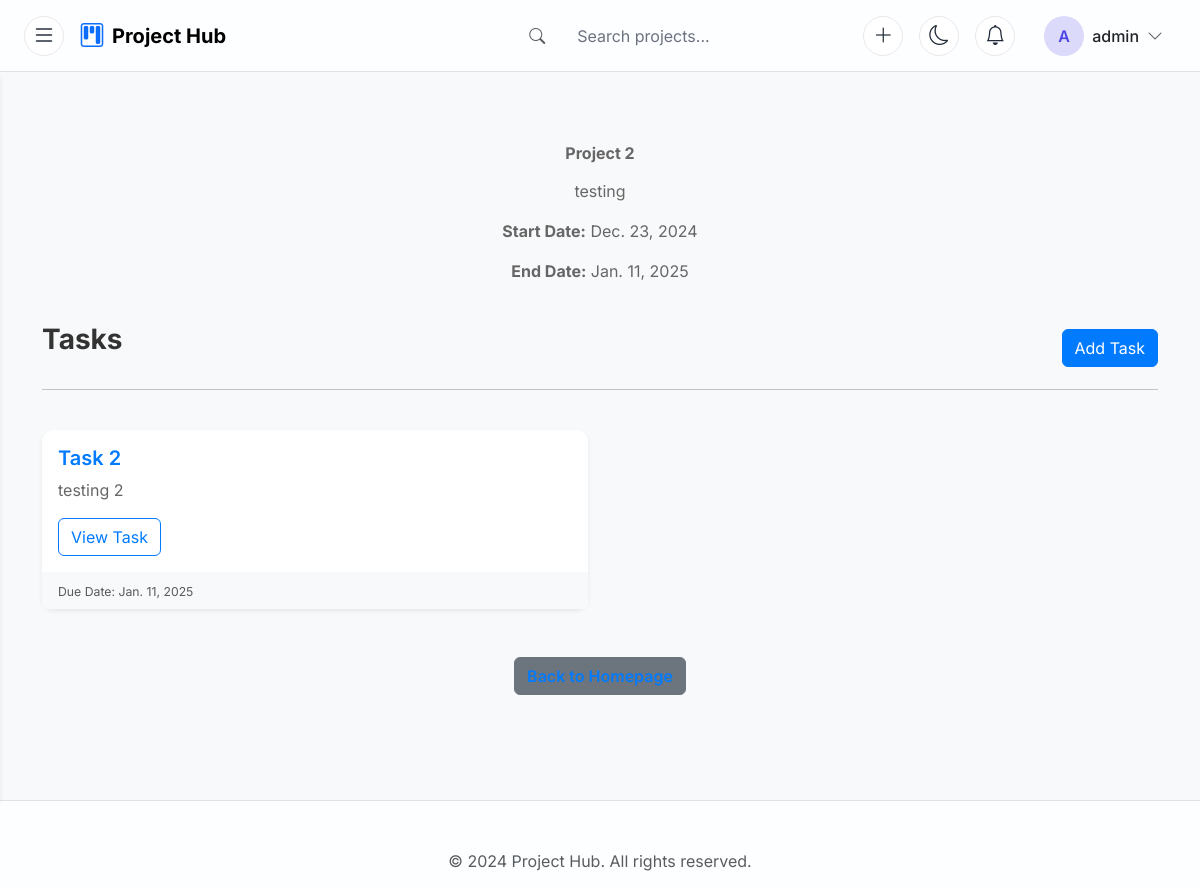
/projects/projects/2/ (signed in), run on an earlier commit of the app's database.
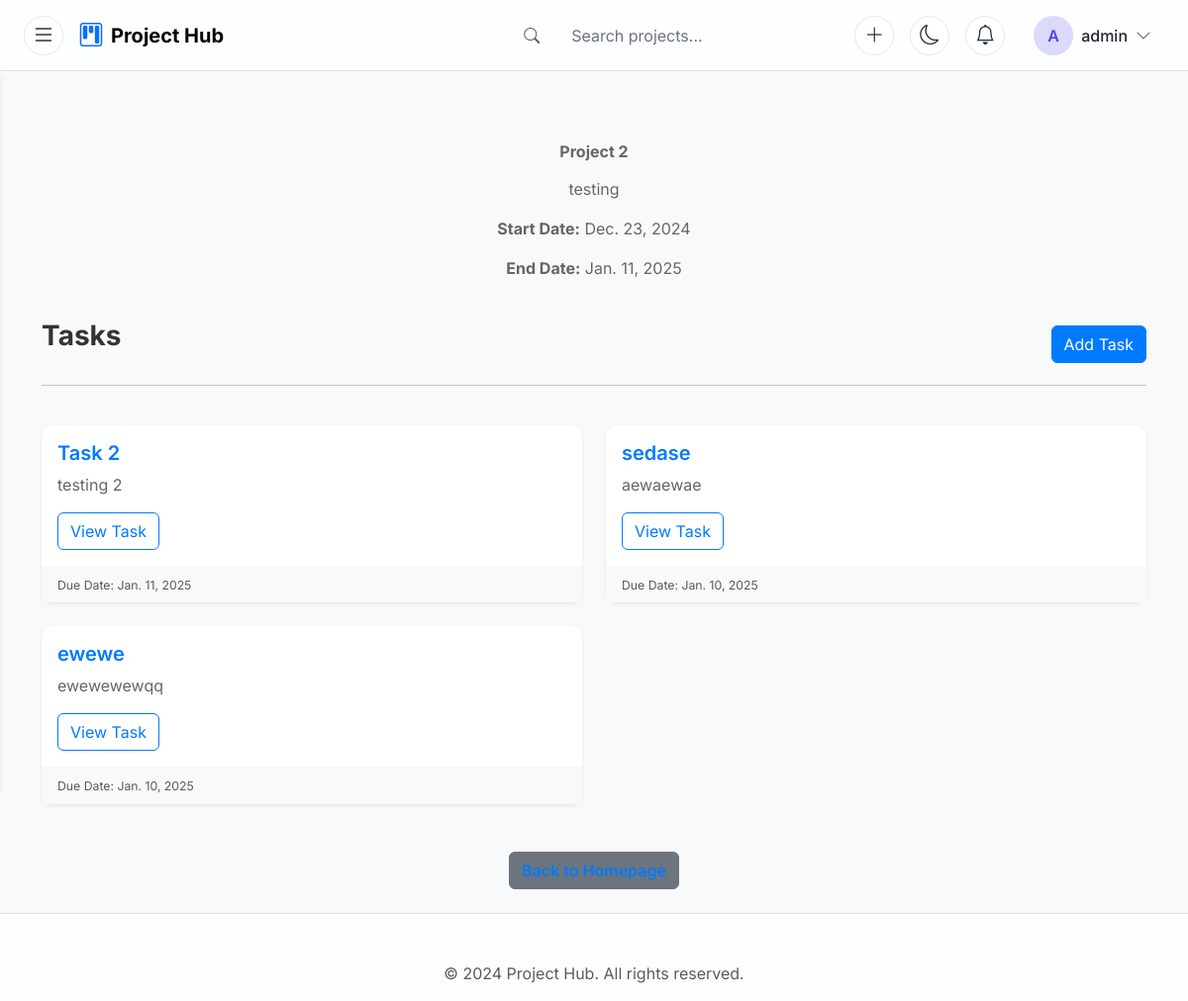
And on a later commit of the database.
### projects/models.py (models this page shows, shortened)
class Task(models.Model):
    project = models.ForeignKey(Project, on_delete=models.CASCADE, related_name='tasks')
    assigned_to = models.ForeignKey(User, on_delete=models.CASCADE, related_name='tasks')
    title = models.CharField(max_length=200)
    description = models.TextField()
    start_date = models.DateField()
    due_date = models.DateField()
    STATUS_CHOICES = [
        ('todo', 'To Do'),
        ('inprogress', 'In Progress'),
        ('done', 'Done'),
    ]
    status = models.CharField(max_length=20, choices=STATUS_CHOICES, default='todo')
    class Meta:
        unique_together = ('project', 'title')  # Prevent duplicate task titles within the same project

### projects/views.py (the view)
# urls.py: path('projects/<int:project_id>/', views.project_detail, name='project_detail'),
@login_required
def project_detail(request, project_id):
    project = get_object_or_404(Project, id=project_id)
    tasks = Task.objects.filter(project=project)
    return render(request, 'projects/project_detail.html', {'project': project, 'tasks': tasks})

### projects/templates/projects/project_detail.html (shortened to what this page needs)
{% extends 'base.html' %}
{% load static %}
{% block extra_css %}
<link rel="stylesheet" href="{% static 'css/project_detail.css' %}">
{% endblock %}
{% block content %}
<div class="container">
    <div class="row mb-4">
        <div class="col">
            <h2 class="text-center">{{ project.name }}</h2>
            <p class="text-center">{{ project.description }}</p>
            <p class="text-center"><strong>Start Date:</strong> {{ project.start_date }}</p>
            <p class="text-center"><strong>End Date:</strong> {{ project.end_date }}</p>
        </div>
    </div>
    <div class="row mb-4">
        <div class="col">
            <div class="d-flex justify-content-between align-items-center">
                <h3>Tasks</h3>
                <a href="{% url 'task_create' project.id %}" class="btn btn-primary">Add Task</a>
            </div>
            <hr>
        </div>
    </div>
    <div class="row">
        {% for task in tasks %}
        <div class="col-md-6 mb-4">
            <div class="card shadow-sm">
                <div class="card-body">
                    <h5 class="card-title">{{ task.title }}</h5>
                    <p class="card-text">{{ task.description|truncatewords:20 }}</p>
                    <a href="{% url 'task_detail' project.id task.id %}" class="btn btn-outline-primary">View Task</a>
                </div>
                <div class="card-footer text-muted">
                    <small>Due Date: {{ task.due_date }}</small>
                </div>
            </div>
        </div>
        {% empty %}
        <div class="col">
            <p class="text-center">No tasks available for this project. <a href="{% url 'task_create' project.id %}">Add a new task</a>.</p>
        </div>
        {% endfor %}
    </div>
    <div class="row mt-4">
        <div class="col text-center">
            <a href="{% url 'homepage' %}" class="btn btn-secondary">Back to Homepage</a>
        </div>
    </div>
</div>
{% endblock %}

What changed in the data, as far as the page shows it:
added Task: title "sedase", description "aewaewae", due_date "Jan. 10, 2025"
added Task: title "ewewe", description "ewewewewqq", due_date "Jan. 10, 2025"
